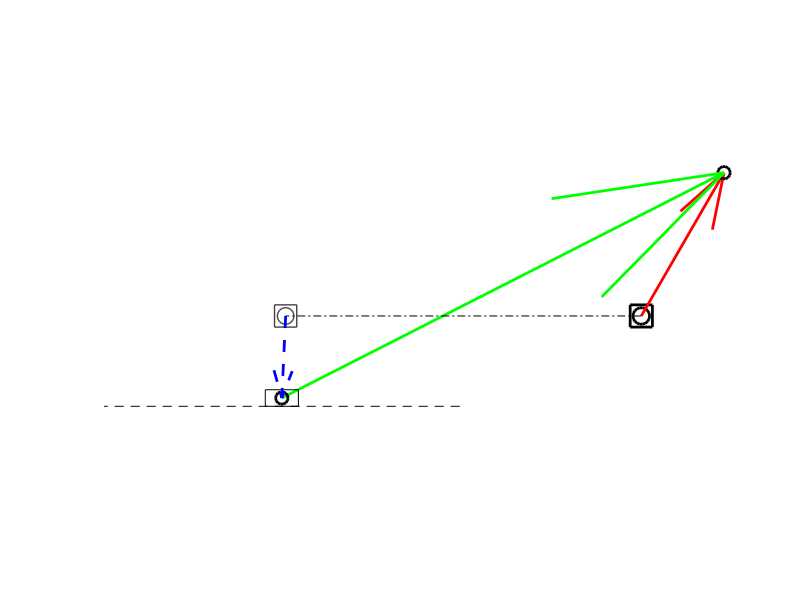

The MATLAB source for this figure:
function [t1,t2, t3, t4]=cs_plot(a,b,c,d, t2,t3,t1, clrs)

if nargin < 1

    t1=0;
    % fourbar length
    a=40; b=120; c=-20; d=-86; t2=pi/3; t3= 27*pi/180;
    clrs=eye(3);
end

t4=pi/2;
    
% fourbar plot automatically adds ground orientation
o2pos=0*exp(1i*t1);
apos=a*exp(1i*t2);
bpos=a*exp(1i*t2)+b*exp(1i*(t3-pi));
o4pos=d*exp(1i*t1);


% draw it

% ground
plot(real(o2pos), imag(o2pos), 'ko', 'markersize', 12, 'linewidth', 2);
hold on;
plot(real(o2pos), imag(o2pos), 'ks', 'markersize', 16, 'linewidth', 2);


% crank, link 2
quiver(real(o2pos), imag(o2pos), ...
    real(apos-o2pos), imag(apos-o2pos), 0, 'color', clrs(1,:), ...
    'linewidth', 2);
plot(real(apos), imag(apos), 'ko', 'markersize', 9, 'linewidth', 2);

% floating link
quiver(real(bpos), imag(bpos), ...
    real(apos-bpos), imag(apos-bpos), 0, 'color', clrs(2,:), ...
    'linewidth', 2);
plot(real(bpos), imag(bpos), 'ko', 'markersize', 9, 'linewidth', 2)


plot(real(o4pos), imag(o4pos), 's', 'markersize', 16, 'linewidth', 1, ...
    'color', ones(1,3)*.25);
plot(real(o4pos), imag(o4pos), 'o', 'markersize', 12, 'linewidth', 1, ...
    'color', ones(1,3)*.25);

rectangle('Position', [real(bpos)-a/10, imag(bpos)-a/20, a/5, a/10]);
plot([real(bpos)-d/2, real(bpos)+d/2],[imag(bpos), imag(bpos)]-a/20, 'k--');
plot([real(o2pos), real(o4pos)],[imag(o2pos), imag(o4pos)], 'k-.');

quiver(real(o4pos), imag(o4pos), ...
    real(bpos-o4pos), imag(bpos-o4pos), 0, '--', 'color', clrs(3,:), ...
    'linewidth', 2);

grid on;
axis image
axis off;